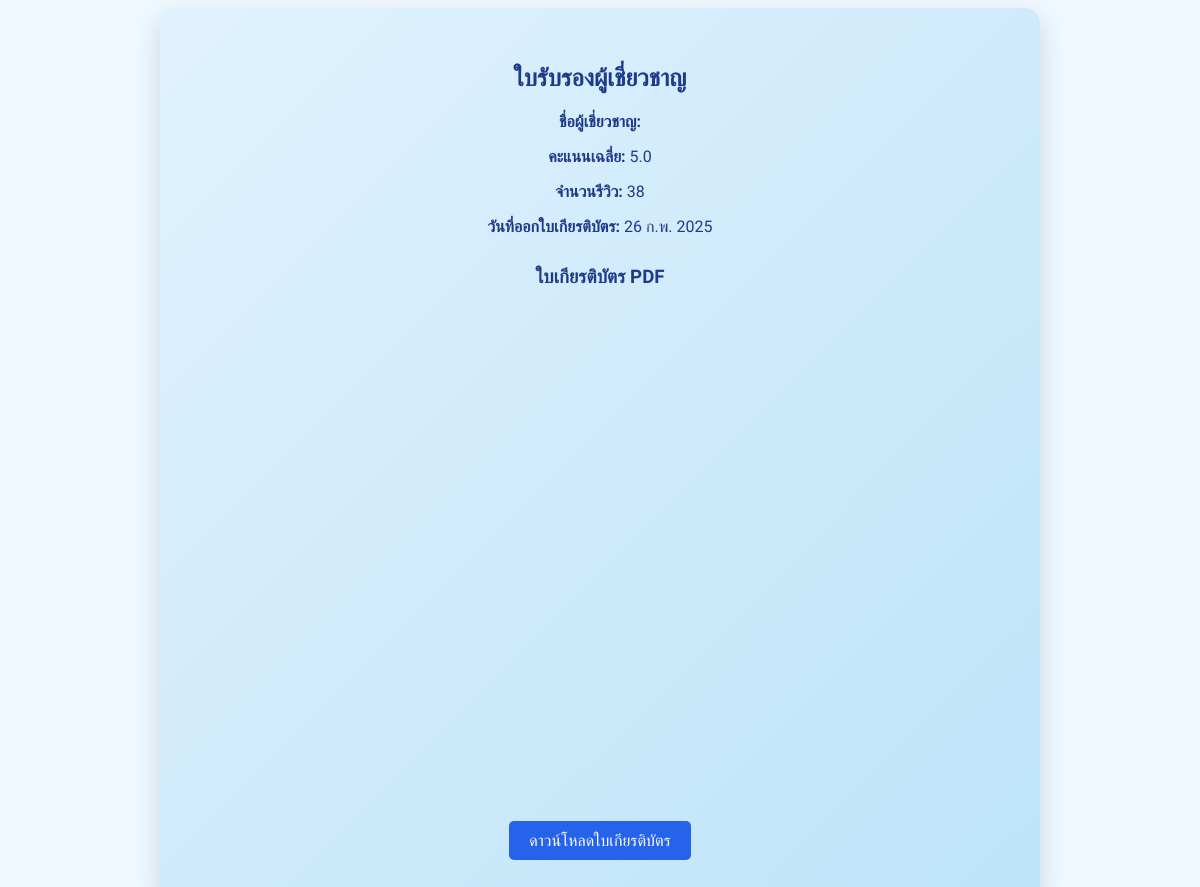
Page /expert-certificate/ (signed in) on the earlier database version.
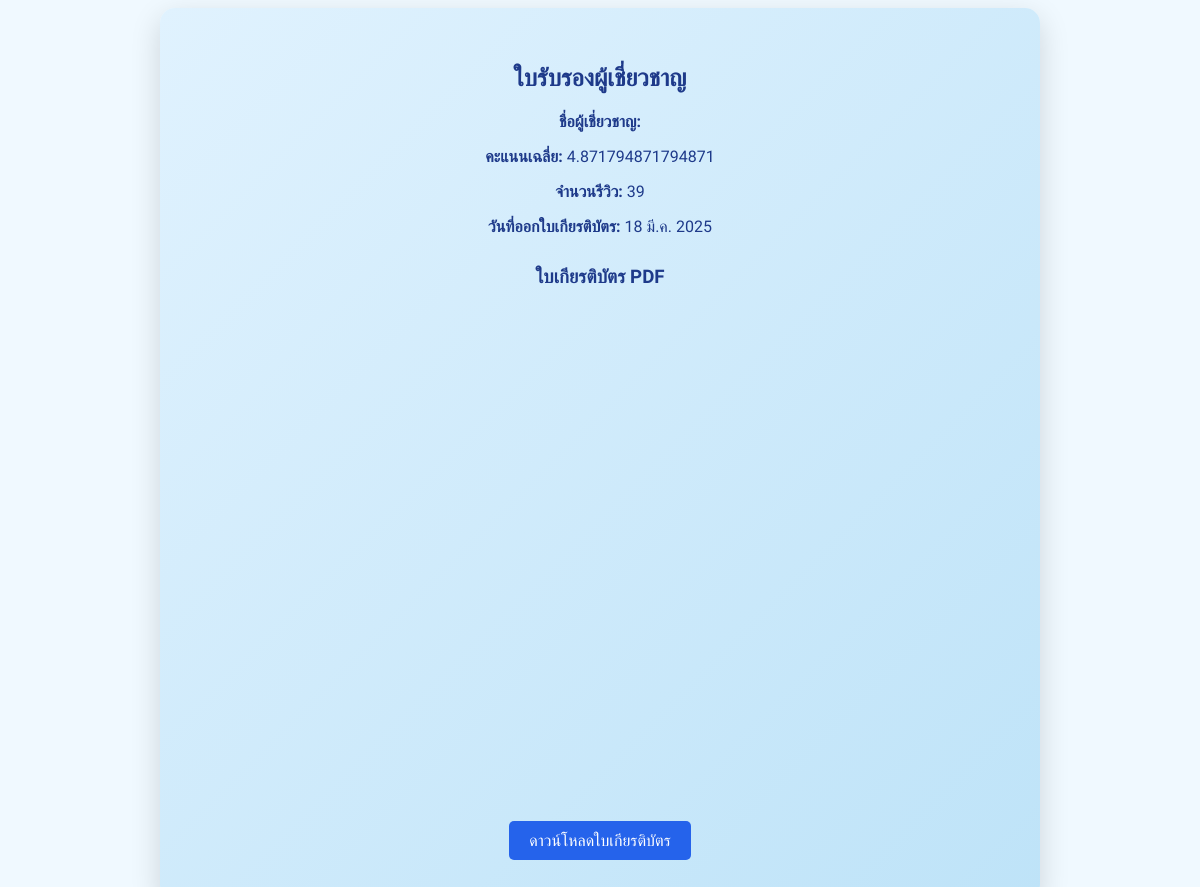
Same page on the later database version.
### accounts/models.py (models this page shows, shortened)
class Certificate(models.Model):
    expert = models.OneToOneField(User, on_delete=models.CASCADE, related_name="certificate")
    average_rating = models.FloatField()  # คะแนนเฉลี่ย
    total_reviews = models.PositiveIntegerField()  # จำนวนรีวิวทั้งหมด
    issue_date = models.DateField(auto_now_add=True)  # วันที่ออกใบเกียรติบัตร
    certificate_file = models.FileField(upload_to='certificates/', null=True, blank=True)  # สำหรับเก็บไฟล์ใบเกียรติบัตร PDF
    def __str__(self):
        return f"Certificate for {self.expert.username}"

### accounts/views.py (the view)
# urls.py: path('expert-certificate/', views.expert_certificate_view, name='expert_certificate_view'),
@login_required
def expert_certificate_view(request):
    try:
        expert = request.user
        print('id',expert)
        certificate = Certificate.objects.filter(expert=expert).first()
        print('expert certificate')
        if certificate:
            print('id',certificate)
            pdf_url = f"{settings.STATIC_URL}Certificate.pdf"
        else:
            print('xxx',)
            pdf_url = None  # ถ้ายังไม่มีใบเกียรติบัตร ไม่ต้องแสดง PDF
        return render(request, 'expert_certificate.html', {
            'certificate': certificate,
            'pdf_url': pdf_url,
            'expert': expert
        })
    except Exception as e:
        return render(request, 'expert_certificate.html', {
            'certificate': None,
            'pdf_url': None,
            'expert': None,
            'message': str(e)
        })

### templates/expert_certificate.html (shortened to what this page needs)
{% load static %}
<!DOCTYPE html>
<html lang="th">
<head>
</head>
<body>
    <div class="certificate-container">
        <h1 class="certificate-title">ใบรับรองผู้เชี่ยวชาญ</h1>
            {% if certificate.total_reviews >= 30 and certificate.average_rating >= 4 %}
            <p><strong>ชื่อผู้เชี่ยวชาญ:</strong> {{ expert.full_name }}</p>
            <p><strong>คะแนนเฉลี่ย:</strong> {{ certificate.average_rating }}</p>
            <p><strong>จำนวนรีวิว:</strong> {{ certificate.total_reviews }}</p>
            <p><strong>วันที่ออกใบเกียรติบัตร:</strong> {{ certificate.issue_date|date:"d M Y" }}</p>
            <div class="certificate-footer">
                <h3>ใบเกียรติบัตร PDF</h3>
                {% if pdf_url %}
                    <iframe src="{% static 'certificates/' %}{{ expert.user.username }}_certificate.pdf"></iframe>
                    <a href="{% static 'certificates/' %}{{ expert.user.username }}_certificate.pdf" class="download-link" download>ดาวน์โหลดใบเกียรติบัตร</a>
                {% else %}
                    <p>ยังไม่มีใบเกียรติบัตร</p>
                {% endif %}
            </div>
        {% else %}
            <p>คุณยังไม่ผ่านเกณฑ์การรับใบเกียรติบัตร</p>
        {% endif %}
    </div>
</body>
</html>

Differences in the rows shown:
removed Certificate: average_rating "5.0", total_reviews "38", issue_date "26 ก.พ. 2025"
added Certificate: average_rating "4.871794871794871", total_reviews "39", issue_date "18 มี.ค. 2025"
